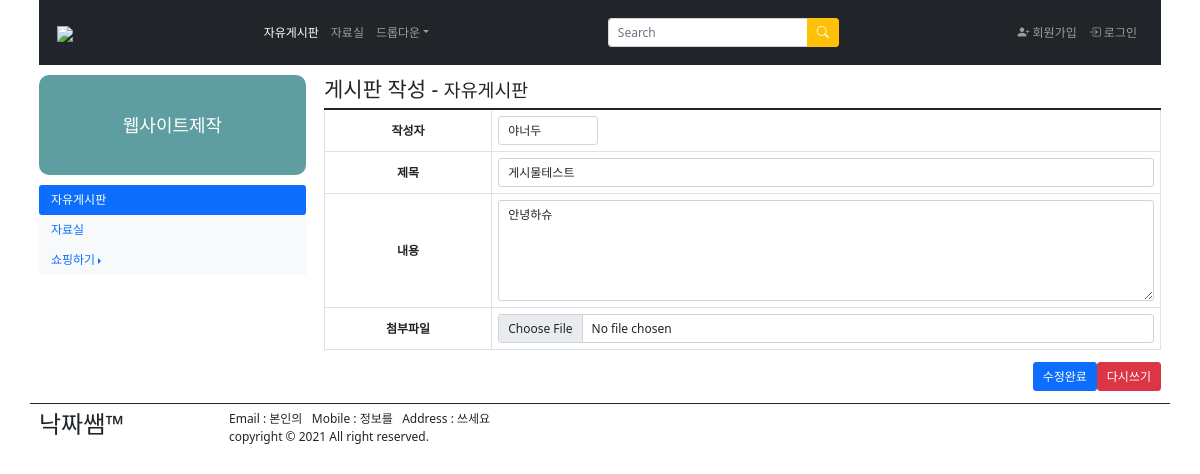
Screenshot of /boardApps/edit/1/ with the database file from the repository.
### boardApps/models.py (models this page shows, shortened)
class Post(models.Model):
    user_name = models.CharField(max_length=5)
    viewCount = models.CharField(default=0, max_length=5)
    postdate =models.DateField(blank=True, null=True)
    titles = models.CharField(max_length=50)
    contents = models.TextField()
    mainphoto = models.ImageField(blank=True, null=True)

### boardApps/views.py (the view)
# urls.py: path('edit/<int:pk>/', views.edit, name="edit"),
def edit(request, pk):
    post = Post.objects.get(pk=pk)
    if request.method=='POST':
        try:
            user_name = request.POST['user_name'],
            postdate = request.POST['postdate'],
            post.titles=request.POST['titles']
            post.contents=request.POST['contents']
            post.mainphoto=request.FILES['mainphoto']
            print(os.path.join(settings.MEDIA_ROOT, request.POST['prevphoto']))
            os.remove(os.path.join(settings.MEDIA_ROOT, request.POST['prevphoto']))
        except:
            user_name = request.POST['user_name'],
            postdate = request.POST['postdate'],
            post.titles=request.POST['titles']
            post.contents=request.POST['contents']
        post.save()
        return redirect('/boardApps/view/'+str(pk)+'/')
    else:
        return render(request, 'boardApps/edit.html', {'post':post})

### boardApps/templates/boardApps/edit.html (shortened to what this page needs)
<!DOCTYPE html>
<html lang="en">
<head>
    <link href="https://cdn.jsdelivr.net/npm/bootstrap@5.1.2/dist/css/bootstrap.min.css" rel="stylesheet">
    <link rel="stylesheet" href="https://cdn.jsdelivr.net/npm/bootstrap-icons@1.7.1/font/bootstrap-icons.css">
</head>
<body>
<div class="container">
	<div class="row">
        <div class="col-12">
            <nav class="navbar navbar-expand-sm bg-dark navbar-dark">
                <div class="container-fluid">
                    <a class="navbar-brand" href="#">
                        <img src="https://www.ikosmo.co.kr/images/common/logo_center_v2.jpg" style="width: 120px;">
                    </a>
                    <ul class="navbar-nav">
                        <li class="nav-item">
                            <a class="nav-link active" href="/boardApps/">자유게시판</a>
                        </li>
                        <li class="nav-item">
                            <a class="nav-link" href="#">자료실</a>
                        </li>
                        <li class="nav-item dropdown">
                            <a class="nav-link dropdown-toggle" data-bs-toggle="dropdown" href="#">드롭다운</a>
                        </li>
                    </ul>
                    <form class="mt-3" method="get" action="">
                    <div class="input-group mb-3">
                        <input type="text" class="form-control" placeholder="Search" style="width: 200px;">
                        <button class="btn btn-warning" type="submit">
                            <i class="bi-search" style="font-size: 1rem; color: white;"></i>
                        </button>
                    </div>
                    </form>
                    <ul class="navbar-nav">
                        <li class="nav-item">
                            <a class="nav-link" href="#">
                                <i class="bi-person-plus-fill" style="font-size: 1rem;"></i>
                                회원가입
                            </a>
                        </li>
                        <li class="nav-item">
                            <a class="nav-link" href="#">
                                <i class="bi-box-arrow-in-right" style="font-size: 1rem;"></i>
                                로그인
                            </a>
                        </li>
                    </ul>
                </div>
            </nav>
        </div>
    </div>
    <div class="row">
<div class="col-3">
          <div style="height: 100px;line-height: 100px;text-align: center;background-color: cadetblue;
        border-radius: 10px;margin: 10px 0;font-size: 1.5em;color: #ffffff;">
        웹사이트제작
    </div>
    <ul class="nav nav-pills flex-column">
        <li class="nav-item">
            <a class="nav-link active" href="/boardApps/">자유게시판</a>
        </li>
        <li class="nav-item bg-light">
            <a class="nav-link" href="#">자료실</a>
        </li>
        <li class="nav-item bg-light dropdown dropend">
            <a class="nav-link dropdown-toggle" data-bs-toggle="dropdown" href="#">쇼핑하기</a>
        </li>
    </ul>
</div>
        <div class="col-9 pt-3">
            <h3>게시판 작성 - <small>자유게시판</small></h3>
            <form method="post" enctype="multipart/form-data" onsubmit="return chk(this);">
                <table class="table table-bordered">
                <colgroup>
                    <col width="20%"/>
                    <col width="*"/>
                </colgroup>
                <tbody>
                    <tr>
                        <th class="text-center"
                            style="vertical-align:middle;">작성자</th>
                        <td>
                            <input type="text" class="form-control"
                                style="width:100px;" name="user_name" value="{{post.user_name}}"/>
                        </td>
                    </tr>
                    <tr>
                        <th class="text-center"
                            style="vertical-align:middle;">제목</th>
                        <td>
                            <input type="text" class="form-control" name="titles" value="{{post.titles}}" />
                        </td>
                    </tr>
                    <tr>
                        <th class="text-center"
                            style="vertical-align:middle;">내용</th>
                        <td>
                            <textarea rows="5" class="form-control" name="contents">{{post.contents}}</textarea>
                        </td>
                    </tr>
                    <tr>
                        <th class="text-center"
                            style="vertical-align:middle;">첨부파일</th>
                        <td>
                            <input type="file" class="form-control" name="mainphoto" />
                        </td>
                    </tr>
                </tbody>
                </table>
                <div class="row mb-3">
                    <div class="col d-flex justify-content-end">
                        <button type="submit" class="btn btn-primary">수정완료</button>
                        <button type="reset" class="btn btn-danger">다시쓰기</button>
                    </div>
                </div>
            </form>
        </div>
    </div>
<div class="row border border-dark border-bottom-0 border-start-0 border-end-0 pt-2">
    <div class="col-2">
          <h2>낙짜쌤&trade;</h2>
    </div>
    <div class="col-10">
          Email : 본인의&nbsp;&nbsp;
          Mobile : 정보를&nbsp;&nbsp;
          Address : 쓰세요
          <br>
          copyright &copy; 2021
          All right reserved.
    </div>
</div>
</div>
</body>
</html>

### boardApps/templates/boardApps/edit.html (style rules this page uses)
div { border:0px solid blueviolet; }
* { font-size: 12px; }

### rows the page displays
Post: user_name "야너두", titles "게시물테스트", contents "안녕하슈"
